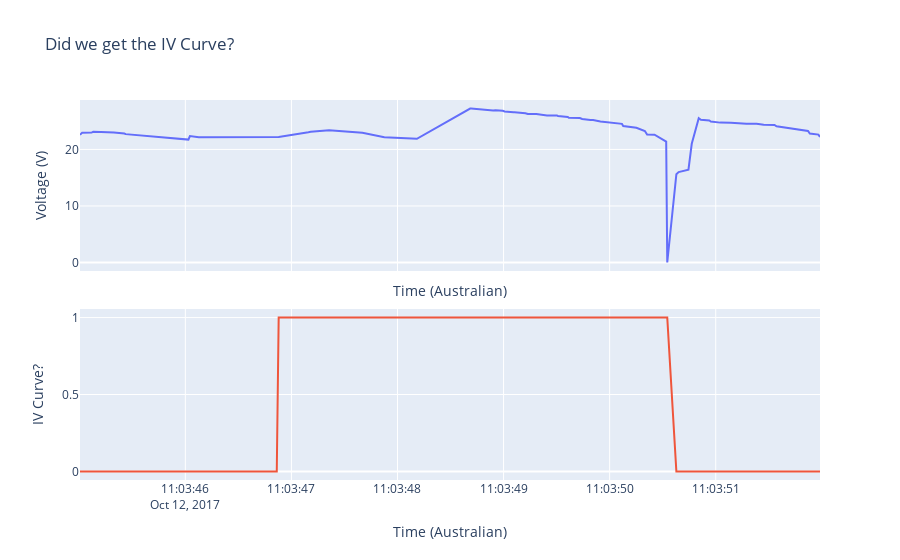

Write notebook code for a chart like this one.
### Markdown cell above
Well, there are a few interesting things here:
* Going by times, it looks like it sweeps down in voltage and up in current. In fact, it actually looks like this is setting current in order to take the IV sweep. The change in current vs time is roughly linear, while the change in voltage is nonlinear, and the top of the IV curve is missing (which tends to happen when sweeping using only current if the shunt resistance is low enough)
* There's some weird behaviour after the curve. Not sure what this is caused by; could be capacitance messing things up after the Isc measurement? I'd have to read up on this to make a real guess.
* Overall, this looks like a really nice module, which we'd expect for a solar car race array!
* IV Curves appear to be every ~5 minutes. 
* The best distinguishing feature that I can see here is that both voltage and current reach zero fairly close to each other; however, I'm not sure that's true of all the IV curves we have here. 
    * If you zoom in on the IV Curve at 11:20, we can see that the IV curve is missing some data in the middle, as well as the zero points in both current and voltage. 
    * Luckily, we don't need all the IV curves for this; we're just trying to get a sense of what's happening and visualize it. If we had any hardware failures, then we might want to start worrying about scraping all IV curves. 
    * So, other possibilities: High rate of change in voltage from normal operation to Voc, could take a set number of datapoints around that. That might get false positives though from shading, but it might be the best we can do.

### Code cell
# Let's figure out how to scrape IV curves based on when voltage hits zero. 

# From the above, it looks like the Isc measurement (V=0) is taken last, so let's find x datapoints
# before that. The nice thing here is that since sunlight is fairly stable on these timescales, we 
# can make x fairly large and still be pretty sure that the data we're catching will be somewhere on this
# IV curve. 

num_datapoints = 40

# When working with small data, I like to initialize a new dataframe in cells that I'll be re-running a 
# lot (i.e. whenever I'm trying to make a graph look decent) to avoid any issues. 
scrape_test = mppt_test_short.copy()  

# Account for floating point errors. 
scrape_test['v0'] = (scrape_test['voltage'] < 0.01) & (scrape_test['voltage'] > -0.01)

# Now for the fun part: Pandas has a great rolling function that we can use to get the x datapoints 
# before the v0 signal goes high. Only problem is it normally doesn't do look-ahead, so we have to use
# the FixedForwradWindowIndexer to make that happen. 
indexer = pd.api.indexers.FixedForwardWindowIndexer(window_size=num_datapoints)
scrape_test['IV_Curves'] = scrape_test['v0'].rolling(window=indexer, center=False).max()

start = pd.to_datetime('2017-10-12 11:03:45')
end = pd.to_datetime('2017-10-12 11:03:52')

test_IV_curve = scrape_test[(scrape_test['time'] > start) & (scrape_test['time'] < end)]

# Plotly subplots are not quite as elegant as the rest of the library right now
fig = make_subplots(rows=2, cols=1, shared_xaxes=True, vertical_spacing=0.1)

# Add voltage subplot
fig.add_trace(
    go.Scatter(x=test_IV_curve['time'], y=test_IV_curve['voltage']),
    row=1, col=1
)
fig.update_yaxes(title_text='Voltage (V)', row=1, col=1)

# Add IV Curve boolean subplot
fig.add_trace(
    go.Scatter(x=test_IV_curve['time'], y=test_IV_curve['IV_Curves']),
    row=2, col=1
)
fig.update_yaxes(title_text='IV Curve?', row=2, col=1)
fig.update_xaxes(title_text='Time (Australian)')

# Update title and overall graph
fig.update_layout(title_text='Did we get the IV Curve?', showlegend=False)

fig.show()

### Figure 1 — Plotly figure (JSON) as saved in the notebook; plotly's stock layout.template omitted (floating-point values rounded to 4 significant figures)
{"data": [{"type": "scatter", "x": ["2017-10-12T11:03:45.007000", "2017-10-12T11:03:45.027000", "2017-10-12T11:03:45.117000", "2017-10-12T11:03:45.132000", "2017-10-12T11:03:45.204000", "2017-10-12T11:03:45.310000", "2017-10-12T11:03:45.327000", "2017-10-12T11:03:45.425000", "2017-10-12T11:03:45.438000", "2017-10-12T11:03:46.029000", "2017-10-12T11:03:46.043000", "2017-10-12T11:03:46.127000", "2017-10-12T11:03:46.862000", "2017-10-12T11:03:46.880000", "2017-10-12T11:03:47.160000", "2017-10-12T11:03:47.182000", "2017-10-12T11:03:47.355000", "2017-10-12T11:03:47.669000", "2017-10-12T11:03:47.876000", "2017-10-12T11:03:48.183000", "2017-10-12T11:03:48.685000", "2017-10-12T11:03:48.694000", "2017-10-12T11:03:48.901000", "2017-10-12T11:03:48.924000", "2017-10-12T11:03:48.992000", "2017-10-12T11:03:49.010000", "2017-10-12T11:03:49.093000", "2017-10-12T11:03:49.103000", "2017-10-12T11:03:49.206000", "2017-10-12T11:03:49.229000", "2017-10-12T11:03:49.309000", "2017-10-12T11:03:49.332000", "2017-10-12T11:03:49.409000", "2017-10-12T11:03:49.502000", "2017-10-12T11:03:49.513000", "2017-10-12T11:03:49.605000", "2017-10-12T11:03:49.615000", "2017-10-12T11:03:49.719000", "2017-10-12T11:03:49.741000", "2017-10-12T11:03:49.819000", "2017-10-12T11:03:49.844000", "2017-10-12T11:03:49.913000", "2017-10-12T11:03:50.015000", "2017-10-12T11:03:50.026000", "2017-10-12T11:03:50.116000", "2017-10-12T11:03:50.128000", "2017-10-12T11:03:50.237000", "2017-10-12T11:03:50.252000", "2017-10-12T11:03:50.332000", "2017-10-12T11:03:50.353000", "2017-10-12T11:03:50.423000", "2017-10-12T11:03:50.533000", "2017-10-12T11:03:50.543000", "2017-10-12T11:03:50.629000", "2017-10-12T11:03:50.650000", "2017-10-12T11:03:50.743000", "2017-10-12T11:03:50.774000", "2017-10-12T11:03:50.840000", "2017-10-12T11:03:50.860000", "2017-10-12T11:03:50.940000", "2017-10-12T11:03:50.953000", "2017-10-12T11:03:51.042000", "2017-10-12T11:03:51.143000", "2017-10-12T11:03:51.165000", "2017-10-12T11:03:51.271000", "2017-10-12T11:03:51.289000", "2017-10-12T11:03:51.360000", "2017-10-12T11:03:51.385000", "2017-10-12T11:03:51.452000", "2017-10-12T11:03:51.474000", "2017-10-12T11:03:51.554000", "2017-10-12T11:03:51.573000", "2017-10-12T11:03:51.666000", "2017-10-12T11:03:51.764000", "2017-10-12T11:03:51.781000", "2017-10-12T11:03:51.870000", "2017-10-12T11:03:51.887000", "2017-10-12T11:03:51.968000", "2017-10-12T11:03:51.983000"], "xaxis": "x", "y": [22.61, 22.94, 22.98, 23.14, 23.1, 23.08, 22.98, 22.81, 22.71, 21.75, 22.36, 22.16, 22.22, 22.22, 23.04, 23.12, 23.42, 22.96, 22.18, 21.88, 27.24, 27.24, 26.91, 26.93, 26.85, 26.73, 26.59, 26.59, 26.42, 26.28, 26.26, 26.2, 26.01, 26.03, 25.93, 25.75, 25.61, 25.57, 25.4, 25.2, 25.2, 24.93, 24.75, 24.75, 24.53, 24.16, 23.83, 23.85, 23.26, 22.65, 22.61, 21.39, 0, 15.61, 16, 16.41, 21, 25.53, 25.26, 25.12, 24.95, 24.75, 24.71, 24.67, 24.55, 24.57, 24.55, 24.55, 24.36, 24.34, 24.34, 24.1, 23.85, 23.51, 23.45, 23.26, 22.81, 22.63, 22.22], "yaxis": "y"}, {"type": "scatter", "x": ["2017-10-12T11:03:45.007000", "2017-10-12T11:03:45.027000", "2017-10-12T11:03:45.117000", "2017-10-12T11:03:45.132000", "2017-10-12T11:03:45.204000", "2017-10-12T11:03:45.310000", "2017-10-12T11:03:45.327000", "2017-10-12T11:03:45.425000", "2017-10-12T11:03:45.438000", "2017-10-12T11:03:46.029000", "2017-10-12T11:03:46.043000", "2017-10-12T11:03:46.127000", "2017-10-12T11:03:46.862000", "2017-10-12T11:03:46.880000", "2017-10-12T11:03:47.160000", "2017-10-12T11:03:47.182000", "2017-10-12T11:03:47.355000", "2017-10-12T11:03:47.669000", "2017-10-12T11:03:47.876000", "2017-10-12T11:03:48.183000", "2017-10-12T11:03:48.685000", "2017-10-12T11:03:48.694000", "2017-10-12T11:03:48.901000", "2017-10-12T11:03:48.924000", "2017-10-12T11:03:48.992000", "2017-10-12T11:03:49.010000", "2017-10-12T11:03:49.093000", "2017-10-12T11:03:49.103000", "2017-10-12T11:03:49.206000", "2017-10-12T11:03:49.229000", "2017-10-12T11:03:49.309000", "2017-10-12T11:03:49.332000", "2017-10-12T11:03:49.409000", "2017-10-12T11:03:49.502000", "2017-10-12T11:03:49.513000", "2017-10-12T11:03:49.605000", "2017-10-12T11:03:49.615000", "2017-10-12T11:03:49.719000", "2017-10-12T11:03:49.741000", "2017-10-12T11:03:49.819000", "2017-10-12T11:03:49.844000", "2017-10-12T11:03:49.913000", "2017-10-12T11:03:50.015000", "2017-10-12T11:03:50.026000", "2017-10-12T11:03:50.116000", "2017-10-12T11:03:50.128000", "2017-10-12T11:03:50.237000", "2017-10-12T11:03:50.252000", "2017-10-12T11:03:50.332000", "2017-10-12T11:03:50.353000", "2017-10-12T11:03:50.423000", "2017-10-12T11:03:50.533000", "2017-10-12T11:03:50.543000", "2017-10-12T11:03:50.629000", "2017-10-12T11:03:50.650000", "2017-10-12T11:03:50.743000", "2017-10-12T11:03:50.774000", "2017-10-12T11:03:50.840000", "2017-10-12T11:03:50.860000", "2017-10-12T11:03:50.940000", "2017-10-12T11:03:50.953000", "2017-10-12T11:03:51.042000", "2017-10-12T11:03:51.143000", "2017-10-12T11:03:51.165000", "2017-10-12T11:03:51.271000", "2017-10-12T11:03:51.289000", "2017-10-12T11:03:51.360000", "2017-10-12T11:03:51.385000", "2017-10-12T11:03:51.452000", "2017-10-12T11:03:51.474000", "2017-10-12T11:03:51.554000", "2017-10-12T11:03:51.573000", "2017-10-12T11:03:51.666000", "2017-10-12T11:03:51.764000", "2017-10-12T11:03:51.781000", "2017-10-12T11:03:51.870000", "2017-10-12T11:03:51.887000", "2017-10-12T11:03:51.968000", "2017-10-12T11:03:51.983000"], "xaxis": "x2", "y": [0, 0, 0, 0, 0, 0, 0, 0, 0, 0, 0, 0, 0, 1, 1, 1, 1, 1, 1, 1, 1, 1, 1, 1, 1, 1, 1, 1, 1, 1, 1, 1, 1, 1, 1, 1, 1, 1, 1, 1, 1, 1, 1, 1, 1, 1, 1, 1, 1, 1, 1, 1, 1, 0, 0, 0, 0, 0, 0, 0, 0, 0, 0, 0, 0, 0, 0, 0, 0, 0, 0, 0, 0, 0, 0, 0, 0, 0, 0], "yaxis": "y2"}], "layout": {"showlegend": false, "title": {"text": "Did we get the IV Curve?"}, "xaxis": {"anchor": "y", "domain": [0, 1], "matches": "x2", "showticklabels": false, "title": {"text": "Time (Australian)"}}, "xaxis2": {"anchor": "y2", "domain": [0, 1], "title": {"text": "Time (Australian)"}}, "yaxis": {"anchor": "x", "domain": [0.55, 1], "title": {"text": "Voltage (V)"}}, "yaxis2": {"anchor": "x2", "domain": [0, 0.45], "title": {"text": "IV Curve?"}}}}
